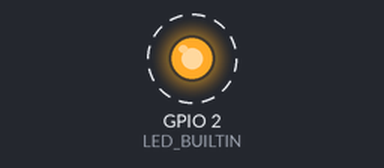
The program below on a simulated ESP8266 (NodeMCU). On the bench: output pins drawn as LEDs (lit = HIGH, except the on-board LED, lit = LOW). Dashed ring = blinking. WiFi joins after 1.5 s; servers stay silent unless stated.

Above: at 0.2 s.
Timing chart, 0 to 3.0 s (numbered marks = the images above):
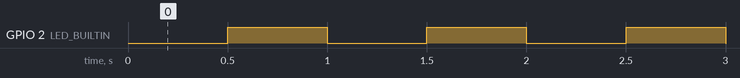

The program:

main.cpp
```cpp
#include <Arduino.h>
#include <ESP8266WiFi.h>

const long blink_interval = 500;
unsigned long blink_previousMillis = 0;
bool blink_status = false;

IPAddress staticIP(192, 168, 0, 65);
IPAddress gateway(192, 168, 0, 1);
IPAddress subnet(255, 255, 255, 0);
IPAddress dns1(1, 1, 1, 1);
IPAddress dns2(8, 8, 8, 8);

void setup()
{
    pinMode(LED_BUILTIN, OUTPUT);
    WiFi.begin("seu SSID", "sua senha");
    WiFi.config(staticIP, gateway, subnet, dns1, dns2);

    WiFi.softAP("ESP12E", "0123456789");
}

void loop()
{
    unsigned long currentMillis = millis();

    if (currentMillis - blink_previousMillis >= blink_interval)
    {
        blink_previousMillis = currentMillis;
        blink_status = !blink_status;
        digitalWrite(LED_BUILTIN, blink_status);
    }
}
```

Measured:
- by itself, GPIO 2 (LED_BUILTIN): alternates HIGH for 0.50 s and LOW for 0.50 s
